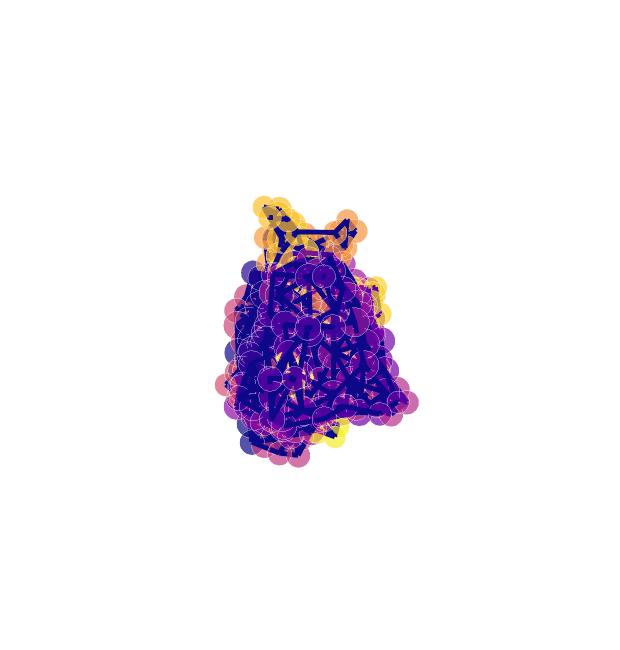

Notebook code cell kept with this figure:
### Markdown cell above
## **Data Retrival**

### Code cell
#dataframe info
csv_filename = "PL_cleaned_index.csv"
csv_filepath = os.path.join(datapath, csv_filename)
df = pd.read_csv(csv_filepath)

# PDB ID dal dataframe locale
pdb_id = df['PDB_code'].iloc[12]
print(f"Proteina selezionata: {pdb_id}")

#visualizzazione della proteina con py3Dmol
def visualizza_proteina(pdb_id):
    # Crea il visualizzatore
    view = py3Dmol.view(query=f'pdb:{pdb_id}')
    view.setStyle({'cartoon': {'color': 'spectrum'}})
    view.zoomTo()
    return view.show()
visualizza_proteina(pdb_id)

#creazione e visualizzazione del grafo
def create_protein_graph(pdb_code: str) -> nx.Graph:
    edge_funcs = [partial(add_distance_threshold, long_interaction_threshold=0, threshold=8.0)]
    config = ProteinGraphConfig(edge_construction_functions=edge_funcs)
    print(f"Costruzione grafo 3D per {pdb_code} in corso...")
    return construct_graph(config=config, pdb_code=pdb_code)

def visualize_protein_3D(g: nx.Graph):
    fig = plotly_protein_structure_graph(
        g,
        colour_edges_by="kind",
        colour_nodes_by="seq_position",
        node_size_multiplier=1
    )
    fig.show()


G_protein = create_protein_graph(pdb_id)
print(f"\nNodi (Amminoacidi): {G_protein.number_of_nodes()}")
print(f"Archi (Interazioni): {G_protein.number_of_edges()}")
visualize_protein_3D(G_protein)

### Figure 1 — Plotly figure (JSON) as saved in the notebook; plotly's stock layout.template omitted (floating-point values rounded to 4 significant figures; data arrays with more than 128 entries replaced by an {"elided": "..."} marker saying what was removed)
{"data": [{"hoverinfo": "text+x+y+z", "marker": {"color": {"elided": "330x4 float values"}, "opacity": 0.7, "size": {"elided": "330 int values"}, "symbol": "circle"}, "mode": "markers", "text": {"elided": "330 str values"}, "type": "scatter3d", "x": {"elided": "330 float values"}, "y": {"elided": "330 float values"}, "z": {"elided": "330 float values"}}, {"hoverinfo": "text", "line": {"color": {"elided": "6108x4 float values"}, "width": 10}, "mode": "lines", "text": {"elided": "6108 str values"}, "type": "scatter3d", "x": {"elided": "6108 float values"}, "y": {"elided": "6108 float values"}, "z": {"elided": "6108 float values"}}], "layout": {"height": 650, "margin": {"t": 100}, "scene": {"xaxis": {"showbackground": false, "showgrid": false, "showline": false, "showticklabels": false, "title": {"text": ""}, "zeroline": false}, "yaxis": {"showbackground": false, "showgrid": false, "showline": false, "showticklabels": false, "title": {"text": ""}, "zeroline": false}, "zaxis": {"showbackground": false, "showgrid": false, "showline": false, "showticklabels": false, "title": {"text": ""}, "zeroline": false}}, "showlegend": false, "width": 620}}
